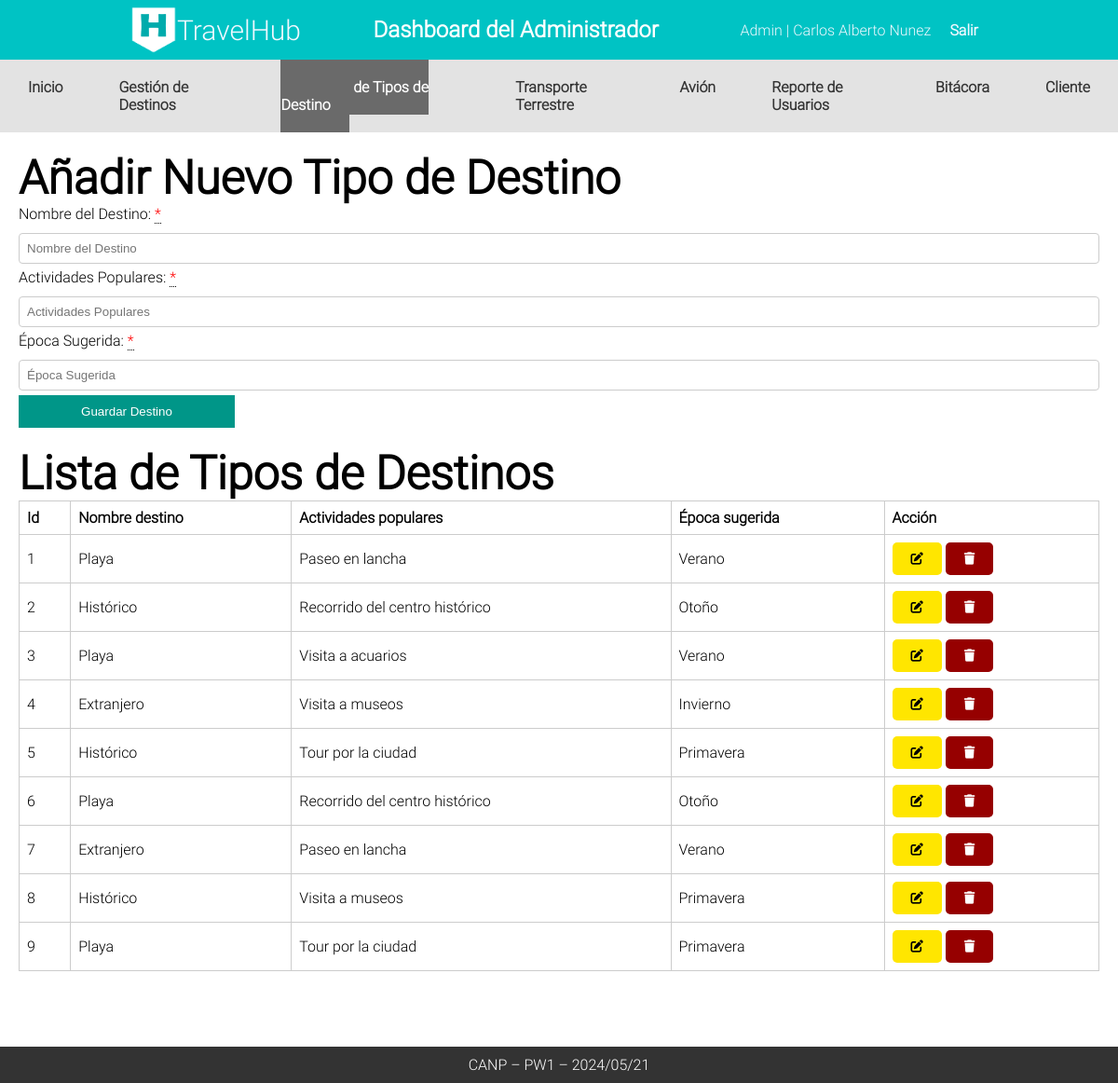
The page /Admin/CANP_TipoDestino (signed in) on the database as committed earlier.
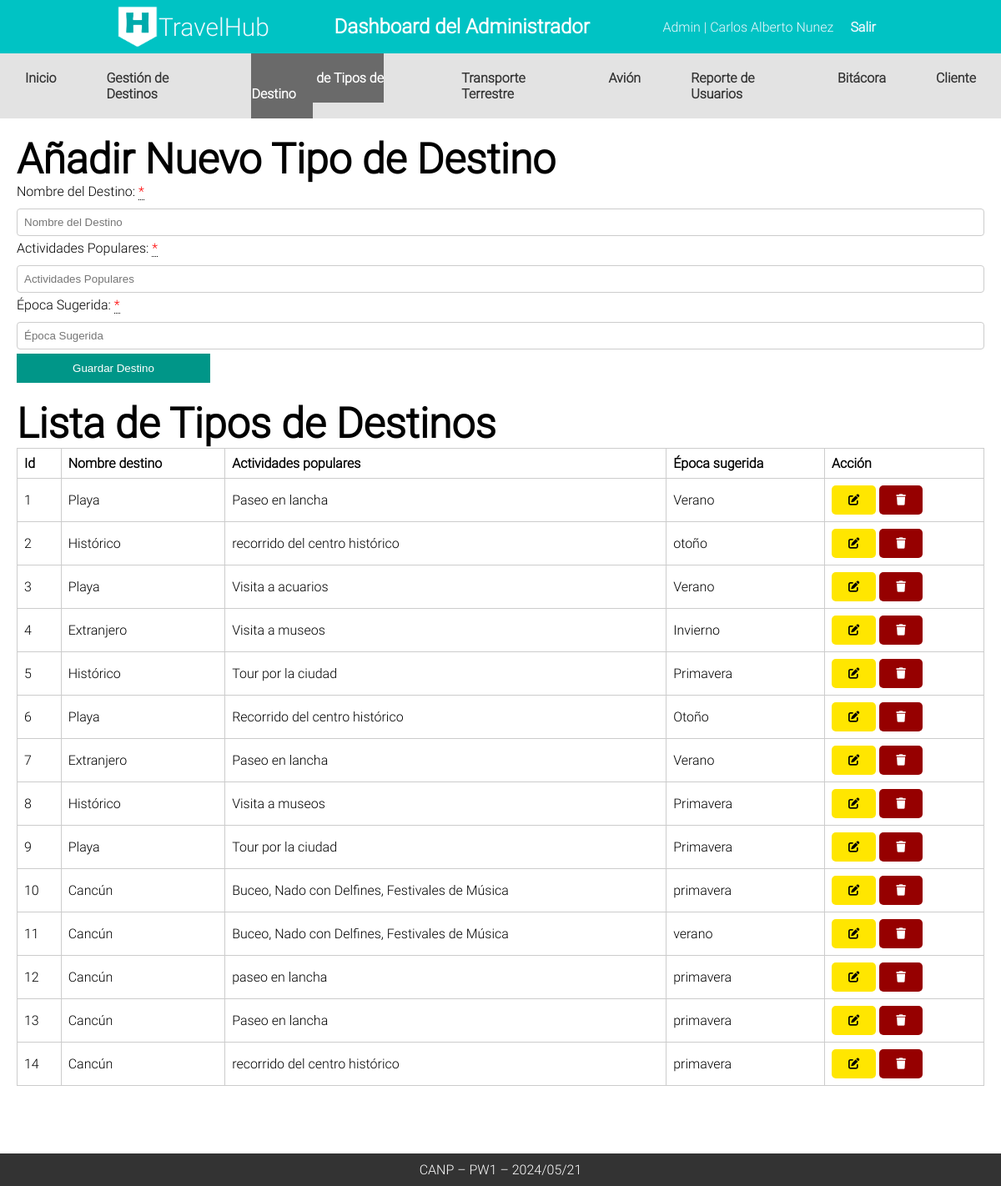
The same page on the database as committed later.
### tables this page shows
CREATE TABLE `tbltipodestino` (
  `id_tipodestino` int(11) NOT NULL,
  `Nombre_destino` varchar(255) NOT NULL,
  `Actividades_populares` varchar(255) NOT NULL,
  `Epoca_sugerida` varchar(255) NOT NULL
);

### Controllers/templateCtr.php (called while the page is built)
<?php
class Template
{
    public static function templateCtr()
    {
        include 'Views/plantilla.php';
    }
}

### index.php (called while the page is built, shortened)
<?php
include_once 'App/funciones.php';
include_once "Controllers/templateCtr.php";
include_once "Controllers/rutaCtr.php";
include_once "Controllers/destinosCtr.php";
include_once "Models/destinosMdl.php";
$template = new Template();
$template->templateCtr();

### Controllers/rutaCtr.php (called while the page is built)
<?php
class Ruta{
    public static function rutaCtr(){
        return "http://localhost/TravelHub/";
    }
}

### App/funciones.php (called while the page is built)
<?php
class Funciones{
static public function estaActivo($ruta) {
    $uri = $_SERVER['REQUEST_URI'];
    if(strpos($uri, $ruta) !== false) {
        return true;
    }
    return false;
}
}

### Models/destinosMdl.php (called while the page is built, shortened)
<?php
class DestinoMdl {
    public static function canp_leer_tipos_destinos_mdl() {
        try {
            $db = Conexion::conectar();
            $sql = "SELECT * FROM tbltipodestino";
            $stmt = $db->prepare($sql);
            $stmt->execute();
            return $stmt->fetchAll();
        } catch (PDOException $e) {
            return "Error al leer datos de tipos de destino: " . $e->getMessage();
        }
    }
}

### Controllers/destinosCtr.php (called while the page is built, shortened)
<?php
class DestinoCtr {
public static function canp_leer_tipos_destinos_ctr() {
    $respuesta = DestinoMdl::canp_leer_tipos_destinos_mdl();
    return $respuesta;
}
}

### Admin/CANP_TipoDestino.php (the view, shortened to what this page needs)
<?php
include 'Components/cabeceraAdmin.php';
include 'Components/navAdmin.php'
?>
    <div class="contenedor">
        <h2>Añadir Nuevo Tipo de Destino</h2>
        <form method="POST" class="formTipoDestino">
            <label for="nombreDestino">Nombre del Destino: <div class="tooltip required"> *<span class="tooltiptext">Campo obligatorio</span></div></label>
            <input type="text" id="nombreDestino" name="nombreDestino" placeholder="Nombre del Destino" >
            <label for="actividadesPopulares">Actividades Populares: <div class="tooltip required"> *</div></label>
            <input type="text" id="actividadesPopulares" name="actividadesPopulares" placeholder="Actividades Populares" >
            <label for="epocaSugerida">Época Sugerida: <div class="tooltip required"> *</div></label>
            <input type="text" id="epocaSugerida" name="epocaSugerida" placeholder="Época Sugerida" >
            <button name="btntTipoDestino" class="btnformulario" type="submit">Guardar Destino</button>
        </form>
        <h2>Lista de Tipos de Destinos</h2>
        <table class="tblTipoDestino">
            <thead>
                <tr>
                    <th>Id</th>
                    <th>Nombre destino</th>
                    <th>Actividades populares</th>
                    <th>Época sugerida</th>
                    <th>Acción</th>
                </tr>
            </thead>
            <tbody>
                    <?php
                        $destinos = DestinoCtr::canp_leer_tipos_destinos_ctr();
                        foreach ($destinos as $key => $destino) {
                           echo '
                           <tr>
                           <td>'.($key+1).'</td>
                           <td>'.$destino["Nombre_destino"].'</td>
                           <td>'.$destino["Actividades_populares"].'</td>
                           <td>'.$destino["Epoca_sugerida"].'</td>
                           <td>
                           <button class="edit editarTipoDestino" editartipoDestino="'.$destino["id_tipodestino"].'"> <i class="fa-solid fa-pen-to-square"></i></button>
                           <button class="delete eliminarTipoDestino" eliminarTipoDestino="'.$destino["id_tipodestino"].'" ><i class="fa-solid fa-trash"></i></button>
                           </td>
                       </tr>
                           ';
                        }
                    ?>
            </tbody>
        </table>
        </div>

### Views/plantilla.php (shortened to what this page needs)
<?php
$rutaLocal = Ruta::rutaCtr();
?>
<!DOCTYPE html>
<html lang="es">
<head>
    <link rel="stylesheet" href="<?php echo $rutaLocal?>Views/css/styles.css">
    <link rel="stylesheet" href="<?php echo $rutaLocal?>Views/css/carrusel.css">
    <link rel="stylesheet" href="<?php echo $rutaLocal?>Views/assets/js/modulos/fontawesome/css/all.min.css">
</head>
<body>
<?php
if(isset($_SESSION['validar']) && $_SESSION['validar'] == true && $_SESSION["rol"] == 1){
    if(isset($_GET["url"])){
        $url = explode("/", $_GET["url"]);
             if($url[0] == "logout"){
                   include "Modules/".$url[0].'.php';
               }else if( $url[1] == "CANP_Admin" || $url[1] == "CANP_Destino" || $url[1] == "CANP_TipoDestino" || $url[1] == "CANP_TransporteTerrestre"
                || $url[1] == "CANP_Avion" || $url[1] == "CANP_ReporteUsuarios" || $url[1] == "CANP_Bitacora" || $url[1] == "CANP_Cliente"){
                include "Admin/".$url[1].'.php';
               }
               else{
                header('Location: '.$rutaLocal.'Admin/CANP_Admin');
               }
       }else{
           include "Admin/CANP_Admin.php";
       }
       include 'Components/footer.php';
}
?>
</body>
</html>

### Components/cabeceraAdmin.php
<header>
       <nav>
           <div class="nav-container">
               <div class="logo-text">
                   <img class="logo" src="<?php echo $rutaLocal?>Views/assets/imagenes/logo.png" alt="">
                   <a href="<?php echo $rutaLocal ?>Admin/CANP_Admin">TravelHub</a>
               </div>
                    <h1> Dashboard del Administrador</h1>
               <ul class="nav-links">
                   <li>Admin | <?php echo $_SESSION["nombre"] ?></li>
                   <li><a href="<?php echo $rutaLocal?>logout">Salir</a></li>
               </ul>
           </div>
       </nav>
   </header>

### Components/navAdmin.php (shortened to what this page needs)
<nav class="menu">
    <ul class="menu-list">
        <li class="<?php echo Funciones::estaActivo('CANP_Admin') ? 'activo' : ''; ?>"><a href="<?php echo $rutaLocal ?>Admin/CANP_Admin">Inicio</a></li>
        <li class="<?php echo Funciones::estaActivo('CANP_Destino') ? 'activo' : ''; ?>"><a href="<?php echo $rutaLocal ?>Admin/CANP_Destino">Gestión de Destinos</a></li>
        <li class="<?php echo Funciones::estaActivo('CANP_TipoDestino') ? 'activo' : ''; ?>"><a href="<?php echo $rutaLocal ?>Admin/CANP_TipoDestino">Gestión de Tipos de Destino</a></li>
        <li class="<?php echo Funciones::estaActivo('CANP_TransporteTerrestre') ? 'activo' : ''; ?>"><a href="<?php echo $rutaLocal ?>Admin/CANP_TransporteTerrestre">Transporte Terrestre</a></li>
        <li class="<?php echo Funciones::estaActivo('CANP_Avion') ? 'activo' : ''; ?>"><a href="<?php echo $rutaLocal ?>Admin/CANP_Avion">Avión</a></li>
        <li class="<?php echo Funciones::estaActivo('CANP_ReporteUsuarios') ? 'activo' : ''; ?>"><a href="<?php echo $rutaLocal ?>Admin/CANP_ReporteUsuarios">Reporte de Usuarios</a></li>
        <li class="<?php echo Funciones::estaActivo('CANP_Bitacora') ? 'activo' : ''; ?>"><a href="<?php echo $rutaLocal ?>Admin/CANP_Bitacora">Bitácora</a></li>
        <li class="<?php echo Funciones::estaActivo('CANP_Cliente') ? 'activo' : ''; ?>"><a href="<?php echo $rutaLocal ?>Admin/CANP_Cliente">Cliente</a></li>
    </ul>
</nav>

### Components/footer.php (shortened to what this page needs)
<footer>
CANP – PW1 – 2024/05/21
</footer>

### Views/css/styles.css (style rules this page uses)
* { margin: 0; padding: 0; box-sizing: border-box; }
body { font-family: Roboto; height: 100vh; }
.contenedor { padding: 20px; }
header { background-color: #00c3c4; color: white; padding: 2px 10%; text-align: center; }
.nav-container { display: flex; justify-content: space-between; align-items: center; padding: 5px 20px; }
.logo-text { display: flex; align-items: center; }
.logo { height: 50px; }
.nav-links { list-style: none; display: flex; margin: 0; padding: 0; }
.nav-links li { padding: 0 10px; color: aliceblue; }
.logo-text a { text-decoration: none; color: aliceblue; font-size: 30px; }
.nav-links a { text-decoration: none; color: aliceblue; }
h2 { font-size: 50px; }
footer { background-color: #333333; color: white; text-align: center; padding: 10px 0; position: fixed; bottom: 0; width: 100%; display: flex; justify-content: space-around; align-items: center; }
.logo { width: 50px; }
a { color: #fff; }
nav.menu { background: #e3e3e3; position: relative; }
nav.menu ul { font-display: flex; justify-content: center; }
.menu-list { list-style: none; padding: 0; margin: 0; display: flex; }
.menu-list li { margin: 0 10px; }
nav.menu ul li { padding: 20px; }
nav ul { list-style: none; padding: 0; display: flex; justify-content: left; }
nav ul li a { color: #333; text-decoration: none; font-weight: bold; }
form { margin-bottom: 20px; }
input[type="text"], input[type="date"], select { margin: 5px 0; padding: 8px; width: calc(100% - 18px); }
.edit { padding: 10px 20px; background-color: #ffe600; color: black; border: none; cursor: pointer; border-radius: 5px; }
.delete { padding: 10px 20px; background-color: #960000; color: white; border: none; cursor: pointer; border-radius: 5px; }
button.btnformulario { padding: 10px 20px; background-color: #009688; color: white; border: none; cursor: pointer; width: 20%; }
table { width: 100%; margin-bottom: 100px; border-collapse: collapse; }
th, td { border: 1px solid #ccc; padding: 8px; text-align: left; }
.menu li.activo a { font-weight: bold; background: #6a6a6a; color: #fff; padding: 20px; }
label { display: block; margin-bottom: 5px; }
input[type="text"], input[type="email"], input[type="password"] { width: 100%; padding: 8px; border: 1px solid #ccc; border-radius: 4px; }
.btnformulario { align-self: flex-start; }
.required { color: red; }
.tooltip { position: relative; display: inline-block; border-bottom: 1px dotted black; }

Rows that differ between the two databases and show on the page:
changed tbltipodestino: Actividades_populares "Recorrido del centro histórico" → "recorrido del centro histórico"; Epoca_sugerida "Otoño" → "otoño"
added tbltipodestino: Nombre_destino "Cancún", Actividades_populares "Buceo, Nado con Delfines, Festivales de Música", Epoca_sugerida "primavera"
added tbltipodestino: Nombre_destino "Cancún", Actividades_populares "Buceo, Nado con Delfines, Festivales de Música", Epoca_sugerida "verano"
added tbltipodestino: Nombre_destino "Cancún", Actividades_populares "paseo en lancha", Epoca_sugerida "primavera"
added tbltipodestino: Nombre_destino "Cancún", Actividades_populares "Paseo en lancha", Epoca_sugerida "primavera"
added tbltipodestino: Nombre_destino "Cancún", Actividades_populares "recorrido del centro histórico", Epoca_sugerida "primavera"
